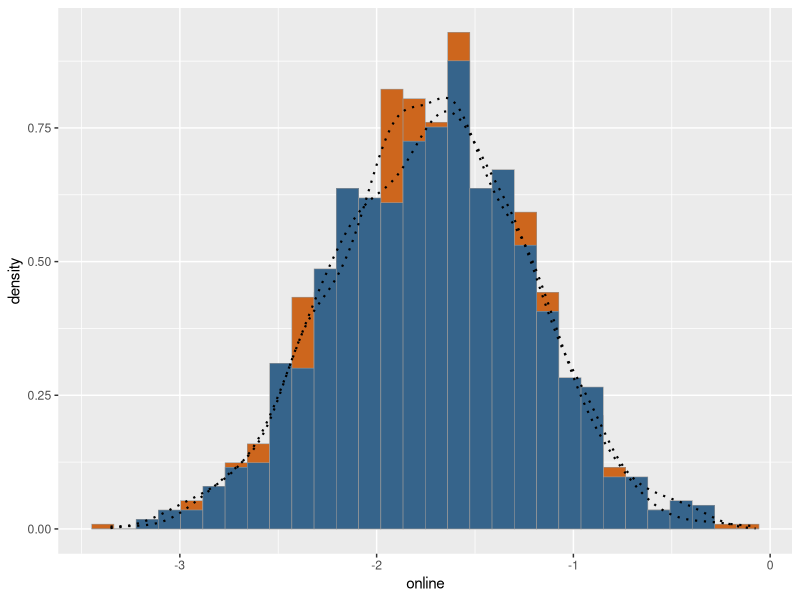
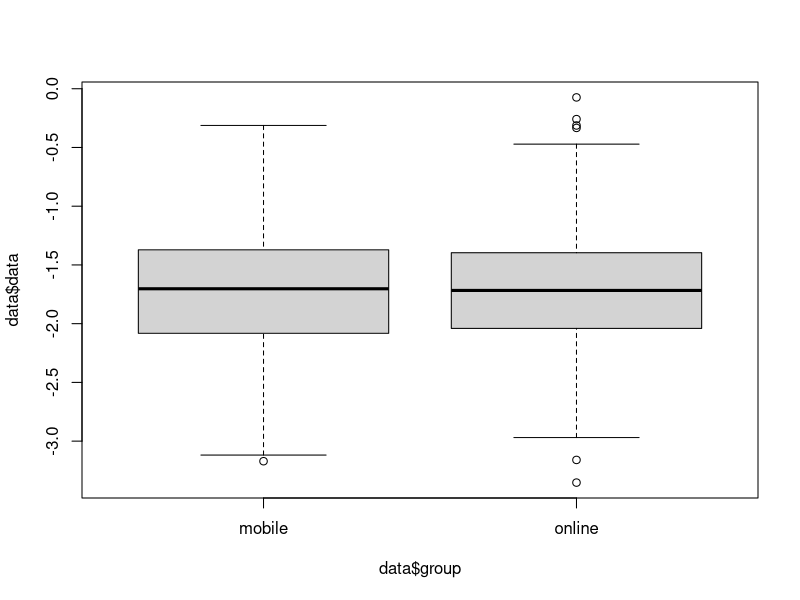

These figures' R source, in order:
## ---- chunk 1
knitr::opts_chunk$set(warning = FALSE, message = FALSE) 
## ---- chunk 2
library(boot)
n <- 1000   # sample size
online_mean <- -1.75
online_sd <- 0.5
mobile_mean <- -1.7
mobile_sd <- 0.5
## ---- chunk 3
online <- rnorm(n=n, mean=online_mean, sd=online_sd)
mobile <- rnorm(n=n, mean=mobile_mean, sd=mobile_sd)
part_ID <- seq_len(n)
df <- data.frame(part_ID, online, mobile)
data <- data.frame(data=c(online, mobile), 
                  group=c(rep("online", n), rep("mobile", n)))
head(df)
## ---- chunk 4
library(ggplot2)
plot <- ggplot(data=df, aes(x=online, y=..density..)) +
  geom_histogram(color="grey60",fill="chocolate3",size=0.2) + 
  geom_histogram(aes(x=mobile, y=..density..),
                 color="grey60",fill="steelblue4",size=0.2) +
  geom_density(linetype="dotted",size=0.75) + 
  geom_density(aes(x=mobile, y=..density..), linetype="dotted",size=0.75)
print(plot)
print(t.test(online, mobile))
boxplot(data$data ~ data$group)
